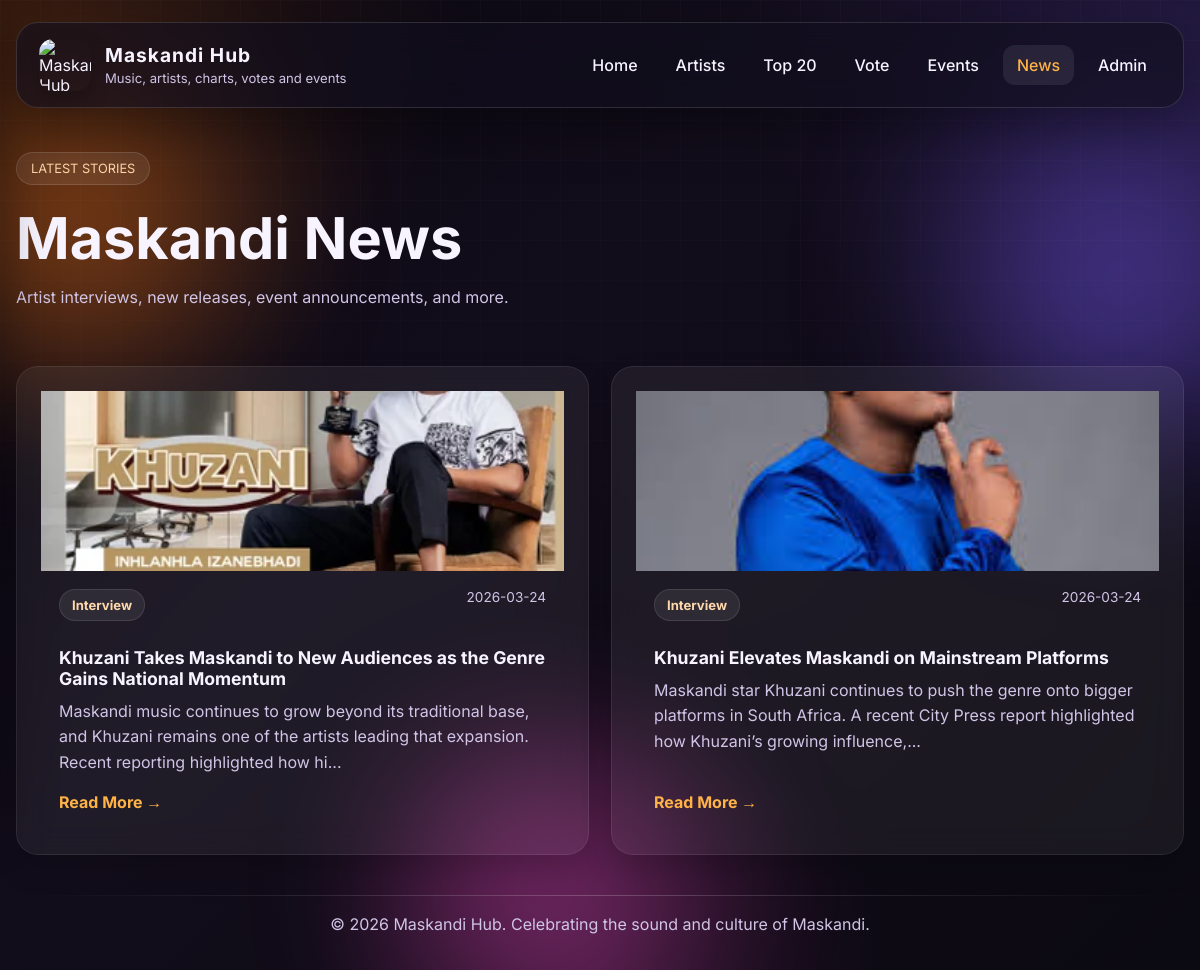
The app's page /news, older data.
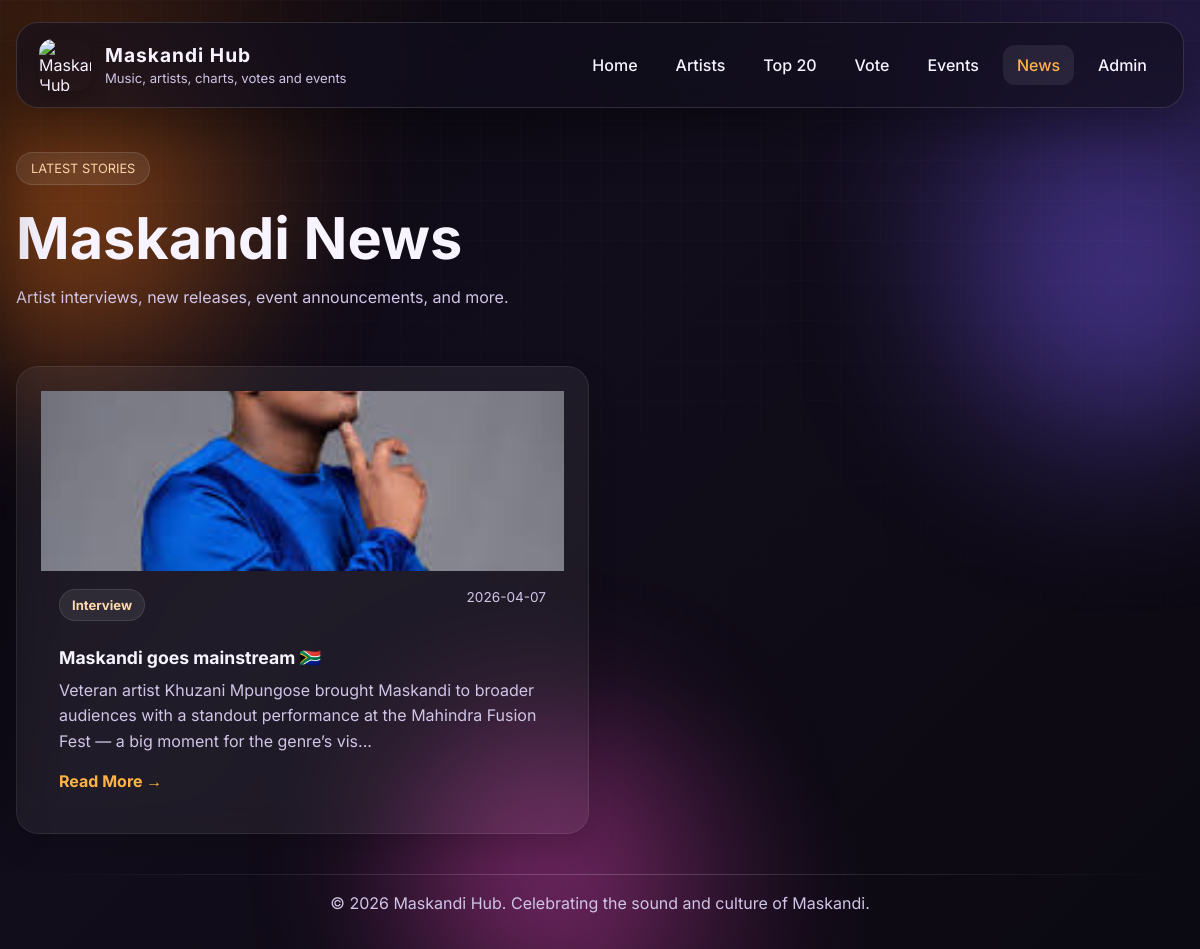
The same page, newer data.
### tables this page shows
CREATE TABLE news (
                id INTEGER PRIMARY KEY AUTOINCREMENT,
                title TEXT NOT NULL,
                category TEXT NOT NULL,
                content TEXT NOT NULL,
                image TEXT,
                status TEXT NOT NULL DEFAULT 'Draft',
                created_at TIMESTAMP DEFAULT CURRENT_TIMESTAMP
            );

### app.py (the view)
@app.route("/news")
def news():
    news_items = fetchall("""
        SELECT *
        FROM news
        WHERE status = 'Published'
        ORDER BY created_at DESC, id DESC
    """)
    return render_template("news.html", news_items=news_items)

### app.py (called while the page is built)
def get_db_connection():
    import sqlite3
    db_path = DATABASE_URL.replace("sqlite:///", "")
    conn = sqlite3.connect(db_path)
    conn.row_factory = sqlite3.Row
    return conn

def fetchall(query, params=None):
    conn = get_db_connection()
    try:
        cur = conn.cursor()
        if params:
            cur.execute(query, params)
        else:
            cur.execute(query)
        return cur.fetchall()
    finally:
        cur.close()
        conn.close()

### templates/news.html (shortened to what this page needs)
{% extends 'base.html' %}
{% block content %}
<section class="inner-hero">
    <span class="tag">LATEST STORIES</span>
    <h1>Maskandi News</h1>
    <p>Artist interviews, new releases, event announcements, and more.</p>
</section>
<section class="section-block news-page-section">
    <div class="content-grid two-grid news-grid-pro">
        {% if news_items %}
            {% for item in news_items %}
            <div class="news-card news-card-pro">
                <div class="news-card-inner">
                    {% if item.image %}
                    <div class="news-image-wrap">
                        <img src="{{ url_for('static', filename='uploads/news/' ~ item.image) }}" class="news-image">
                    </div>
                    {% endif %}
                    <div class="news-card-content">
                        <div class="news-meta-top">
                            <span class="news-badge">{{ item.category }}</span>
                            <span class="news-date">{{ item.created_at[:10] }}</span>
                        </div>
                        <h3>{{ item.title }}</h3>
                        <p>
                            {{ item.content[:160] }}{% if item.content|length > 160 %}...{% endif %}
                        </p>
                        <a href="{{ url_for('news_details', news_id=item.id) }}" class="card-link news-read-btn">
                            Read More →
                        </a>
                    </div>
                </div>
            </div>
            {% endfor %}
        {% else %}
            <div class="news-card news-card-pro news-empty-state">
                <div class="news-badge">Update</div>
                <h3>No news available yet</h3>
                <p>Published news articles will appear here once they are added from the admin panel.</p>
            </div>
        {% endif %}
    </div>
</section>
{% endblock %}

Row changes from the older to the newer data that the page shows:
removed news: image (picture), category "Interview", created_at "2026-03-24", title "Khuzani Takes Maskandi to New Audiences as the Genre Gains National Momentum", content "Maskandi music continues to grow beyond its traditional base, and Khuzani remains one of the artists leading that expansion. Recent reporting highlighted how hi"
removed news: image (picture), category "Interview", created_at "2026-03-24", title "Khuzani Elevates Maskandi on Mainstream Platforms", content "Maskandi star Khuzani continues to push the genre onto bigger platforms in South Africa. A recent City Press report highlighted how Khuzani’s growing influence,"
added news: image (picture), category "Interview", created_at "2026-04-07", title "Maskandi goes mainstream 🇿🇦", content "Veteran artist Khuzani Mpungose brought Maskandi to broader audiences with a standout performance at the Mahindra Fusion Fest — a big moment for the genre’s vis"
